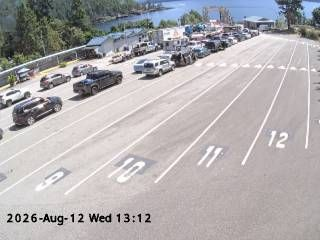
#> input picture viability_20260812_1312_1430_frames/131241_301fa6b3ca6aa9d3.jpg, 320 x 240 px; its folder holds only this picture in this run
$ python -i lanes.py   (imports and definitions only)
#> lines starting #> are read from the running program, lines starting #| are printed output that depends on the picture
"""Per-lane occupancy from a calibrated fixed camera.

A terminal camera never moves, so the lane geometry is a constant of the installation
rather than something to re-derive from every frame. Fit it once, and reading a frame stops
being a perception problem: each lane is a known set of pixels, and the question is whether
those pixels differ from the same lane when the compound was empty.

Why this exists alongside `vision`:

* **It cannot hallucinate a lane.** Asking a model "which lane is that vehicle in" failed in
  a specific and dangerous way — on some frames it reported only the lanes whose numbers are
  painted in view and declared the compound empty while a queue was plainly standing in the
  unnumbered ones. A false "empty" is the worst answer this project can give, because it
  tells someone they would have got on. Geometry removes the failure mode rather than
  reducing its frequency.
* **It is free.** No API call, so it can run over every frame rather than the four per
  sailing the budget allows.
* **It measures capacity, not crowding.** Empty lanes are direct evidence of room left, which
  is the question a traveller is actually asking.

What it does not do is judge. Fog, glare, snow and roadworks are all cases where a model
reading the scene is worth paying for. This handles the ordinary case cheaply and leaves the
awkward ones to `vision`.

Calibration lives in `config/calibration/<TERMINAL>.json` and is per camera, per pan/tilt. If
the camera is nudged the geometry is silently wrong, so `drift_px` re-measures the painted
lines against the fitted ones and callers are expected to check it.
"""

from __future__ import annotations

import json
from array import array
from dataclasses import dataclass
from datetime import timedelta
from pathlib import Path

from .config import MAIN_CAMERA

#: Under the luma reader, a lane counts as occupied when this share of its visible pavement
#: differs from the empty reference. Well clear of both the noise floor (~0.06 on a bare
#: compound) and the level a single vehicle produces in the smallest lanes (~0.13).
OCCUPIED_SHARE = 0.15

#: Per-pixel luma difference that counts as "not the same as the empty compound" (luma
#: reader only).
DIFF_THRESHOLD = 22

#: Under the normalised reader, a lane counts as occupied when this share of it differs —
#: by length or by area, whichever is larger (`_normalised_occupancy`). Length is what lets
#: the far end speak: a pixel count let the near end, a quarter of the frame and the last
#: pavement a queue reaches, outvote the dock end where every queue starts, so six cars left
#: standing there on 2026-09-16 were a few percent of their lanes' pixels. Area is what keeps
#: one large vehicle close to the camera, a single vehicle-length of a long lane, from going
#: unseen. Tuned on 470 hand-labelled September frames (#112).
NORMALISED_OCCUPIED_SHARE = 0.20

#: A lane row counts towards the occupied length when this share of its pixels changed.
#: A vehicle at the far end fills a narrow row nearly edge to edge; scattered speckle in an
#: otherwise matching row does not.
ROW_SHARE = 0.30

#: Radius of the local mean each frame is divided by before comparing (`_normalised`).
NORMALISE_RADIUS = 8

#: A normalised pixel differs from the reference when it is outside the reference's own
#: neighbourhood by more than this ratio of the local mean.
CHANGE_RATIO = 0.12

#: Half-width of the reference neighbourhood a pixel may match anywhere within.
JITTER_PX = 1

#: How a calibration's frames are compared with its reference. See `occupancy`.
READERS = ("luma", "normalised")

#: Fitted lane lines this far from the painted ones mean the camera has moved and the
#: calibration can no longer be trusted.
MAX_DRIFT_PX = 3.0

#: How far a frame's illumination may sit from the background reference's before
#: differencing them stops meaning anything. Measured on real frames: midday sits at
#: 0.96-0.97 whether the compound is bare, building or packed, while every evening, dusk,
#: dawn and night frame falls between 0.59 and 0.73. The band below is deliberately wider
#: than the daylight spread and still nowhere near the night cluster.
ILLUMINATION_BAND = (0.85, 1.20)


class CalibrationError(Exception):
    pass


# [108 lines that did not run here, left out]


def _luma(path_or_bytes) -> tuple[list[int], int, int]:
    from io import BytesIO

    from PIL import Image

    src = BytesIO(path_or_bytes) if isinstance(path_or_bytes, bytes) else path_or_bytes
    with Image.open(src) as img:
        grey = img.convert("L")
        return list(grey.tobytes()), grey.width, grey.height


# [26 lines that did not run here, left out]


# [24 lines that did not run here, left out]


# [12 lines that did not run here, left out]


# [65 lines that did not run here, left out]


#: Share of the neighbourhood that must be unchanged pavement for the second pass to trust a
#: local mean taken over it. Below this — inside a large vehicle, or a packed compound — the
#: plain local mean is used, which is what the first pass already judged it by.
_MASKED_MEAN_SUPPORT = 0.2


# [8 lines left out: function _grey, not called in this run]


def _floats(image) -> array:
    return array("f", image.tobytes())


# [6 lines left out: function _differs, not called in this run]


def _normalised(grey, ignore: list[bool] | None = None):
    """Luma divided by its local mean: what is on the ground, not the light falling on it.

    With `ignore`, the local mean is taken over the other pixels only. Returned as a float
    image so the neighbourhood filters that follow run in C.
    """
    from PIL import Image, ImageChops, ImageFilter

    blur = ImageFilter.GaussianBlur(NORMALISE_RADIUS)
    plain = grey.filter(blur).tobytes()
    if ignore is None:
        local = plain
    else:
        keep = Image.frombytes("L", grey.size, bytes(0 if c else 255 for c in ignore))
        kept = ImageChops.multiply(grey, keep).filter(blur).tobytes()
        support = keep.filter(blur).tobytes()
        floor = _MASKED_MEAN_SUPPORT * 255
        local = [
            k * 255.0 / s if s > floor else p
            for k, s, p in zip(kept, support, plain, strict=True)
        ]
    values = array("f", (v / (m + 1.0) for v, m in zip(grey.tobytes(), local, strict=True)))
    return Image.frombytes("F", grey.size, values.tobytes())


# [13 lines that did not run here, left out]


# [7 lines that did not run here, left out]


# [13 lines that did not run here, left out]


def occupied_lanes(shares: dict[int, float], *, cutoff: float = OCCUPIED_SHARE) -> list[int]:
    return sorted(lane for lane, share in shares.items() if share > cutoff)


# [46 lines that did not run here, left out]


# [9 lines that did not run here, left out]


# [36 lines that did not run here, left out]


def calibration_stem(terminal: str, camera: str = MAIN_CAMERA) -> str:
    """How a camera names its files. The main one is bare, so nothing existing moves."""
    return terminal if camera == MAIN_CAMERA else f"{terminal}_{camera}"


# [39 lines left out: functions calibration_path, background_path, load_for, cameras_with_calibration, not called in this run]


#: Bumped whenever a reading of the same frame would come out differently, so the sweep
#: re-reads the archive into a new generation and never rewrites the old one. geom-v2 is the
#: locally normalised, length-weighted reader (#112).
PROMPT_VERSION = "geom-v2"
MODEL = "lane-geometry"


# [24 lines that did not run here, left out]


# [88 lines that did not run here, left out]


def pending_frames(
    conn,
    limit: int,
    *,
    since: str | None = None,
    terminal: str | None = None,
    terminals: list[str] | None = None,
    camera: str | None = MAIN_CAMERA,
    prompt_version: str | None = None,
):
    """Frames with no geometric reading yet. Mirrors `vision.pending_frames`.

    Scoped to the terminal's own camera. A lane calibration is fitted to one view, and a
    frame from a different camera at the same terminal is not a harder version of the same
    problem — it is a different scene, at a different size, with no lane grid in it at all.
    `prompt_version` names which reader's absence makes a frame pending — the lane grid's
    by default, `extent`'s when sweeping a highway camera.
    """
    sql = """
        SELECT f.id, f.terminal, f.camera, f.captured_at, f.path
          FROM frames f
          LEFT JOIN observations o ON o.frame_id = f.id AND o.prompt_version = ?
         WHERE f.status = 'ok' AND f.path IS NOT NULL AND o.id IS NULL
    """
    params: list = [prompt_version or PROMPT_VERSION]
    if camera is not None:
        sql += " AND f.camera = ?"
        params.append(camera)
    if since:
        sql += " AND f.captured_at >= ?"
        params.append(since)
    if terminal:
        sql += " AND f.terminal = ?"
        params.append(terminal)
    if terminals is not None:
        placeholders = ",".join("?" for _ in terminals)
        sql += f" AND f.terminal IN ({placeholders})"
        params.extend(terminals)
    sql += " ORDER BY f.captured_at LIMIT ?"
    params.append(limit)
    return list(conn.execute(sql, tuple(params)).fetchall())


# [94 lines that did not run here, left out]


#: How many pending frames one `extract_pending` sweep may pull from the database. A bound
#: on queue-scan work, not on reads — far above any real backlog's readable share, and it
#: keeps a pathological queue (every frame skipped) from making a single run unbounded.
PENDING_SCAN_LIMIT = 5000


# [72 lines that did not run here, left out]


# --- rolling backgrounds ----------------------------------------------------------------

#: Frames per hour bucket below which a background is not built.
#:
#: Was 8, which proved far too low. Hour 08 sits inside the build for the 09:25 sailing, so
#: the compound is occupied most mornings at that time; with eight samples the vehicles
#: present in half of them survived the median and became part of "empty", and the resulting
#: reference read a nearly-bare compound as eight lanes occupied. The median only recovers
#: the ground when the ground is what is usually there, and at a busy hour that needs enough
#: days for the queue to have moved around. At a 5-minute cadence a fortnight gives ~168.
MIN_BACKGROUND_SAMPLES = 40

#: Ceiling on samples per bucket. The median converges long before this; the rest is
#: sorting cost.
MAX_BACKGROUND_SAMPLES = 48

#: How far back to draw samples. Long enough that vehicles average out, short enough that
#: the sun has not moved much — two weeks is about 4 degrees of solar declination, while
#: giving well over a hundred frames per bucket at a 5-minute cadence.
BACKGROUND_WINDOW_DAYS = 14


@dataclass(frozen=True)
class Background:
    """One hour's worth of "what this camera sees when nothing is queued"."""

    path: Path
    terminal: str
    hour: int
    samples: int
    window: tuple[str, str]
    built_at: str

    @property
    def thin(self) -> bool:
        return self.samples < MIN_BACKGROUND_SAMPLES


# [12 lines left out: function backgrounds_dir, not called in this run]


class BackgroundLibrary:
    """Per-hour references for one camera.

    A single fixed reference cannot work across a day, let alone a year: differenced against
    a midday frame, a bare floodlit compound at 04:00 reports every lane occupied. Shadows
    move within the day and the sun's whole arc moves across the year, so the reference has
    to follow. Keeping one per hour, rebuilt from recent frames, tracks both without anyone
    deciding when the seasons change.
    """

    # [27 lines left out: functions __init__, for_hour, hours, not called in this run]


@dataclass
class BackgroundStats:
    built: int = 0
    thin: int = 0
    per_hour: dict[int, int] | None = None

    def __post_init__(self) -> None:
        if self.per_hour is None:
            self.per_hour = {}


# [94 lines left out: functions _median_image, build_backgrounds, not called in this run]

>>> from PIL import Image
>>> picture = Image.open('../../viability_20260812_1312_1430_frames/131241_301fa6b3ca6aa9d3.jpg')
#> picture is the input picture: PIL image 320x240 RGB; mean R, G, B 176.2, 172.7, 174.4
>>> result = _normalised(picture)
#> in _normalised, `return Image.frombytes("F", grey.size, values.tobytes())`:
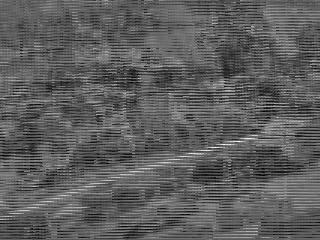
#> returned value: PIL image 320x240 F; min 0.0808, max 2.52, mean 0.981; drawn with min black and max white
